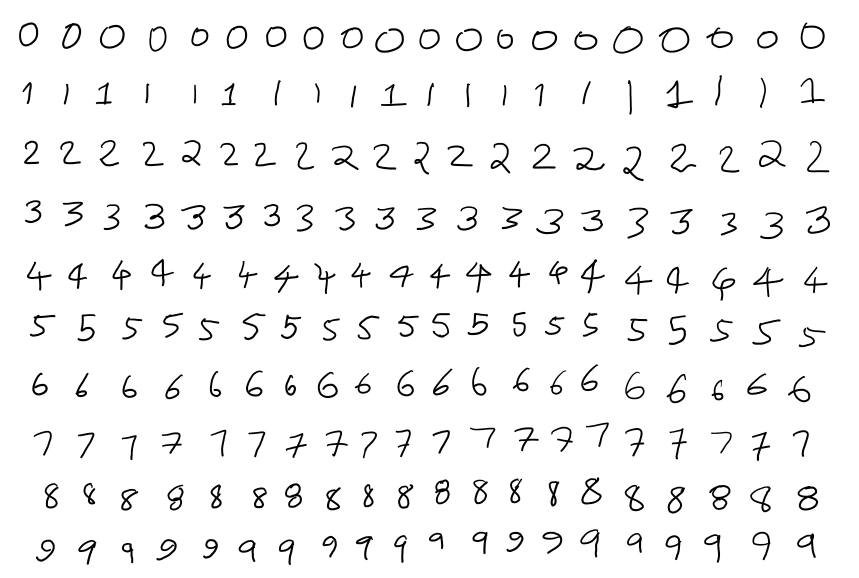
#> input picture Multi-Digit Classification/Histogram_of_Oriented_Gradients/train_image.png, 1717 x 1155 px (shown at 1/2 size)
$ python -i digit_extraction.py   (imports and definitions only)
#> lines starting #> are read from the running program, lines starting #| are printed output that depends on the picture; after the words box and inside, x2 and y2 are one past the last pixel; in counts of white or black regions, pixels touching at a corner belong together
#> further down, picture is the input picture: shape (1155, 1717, 3); min 0, max 255, mean 243.7
import numpy as np
import matplotlib.pyplot as plt
import cv2
from scipy.ndimage import gaussian_filter

class DigitExtraction:

    def __init__(self, image, sigma = 1, image_size = 28, pad_value = 10):
#> called with sigma = 1, image_size = 28, pad_value = 10
        self.I = cv2.cvtColor(image, cv2.COLOR_BGR2GRAY).astype(np.uint8) if image.ndim == 3 else image
        self.image = image
        self.sigma = sigma
        self.size = image_size
        self.pad_value = pad_value
        self.bounding_boxes = []

    def find_contours(self):
        blurred_img = gaussian_filter(self.I, sigma = self.sigma)
        blurred_img = blurred_img.astype(np.uint8)
        _, binary_img = cv2.threshold(blurred_img, 0, 255, cv2.THRESH_BINARY_INV + cv2.THRESH_OTSU)
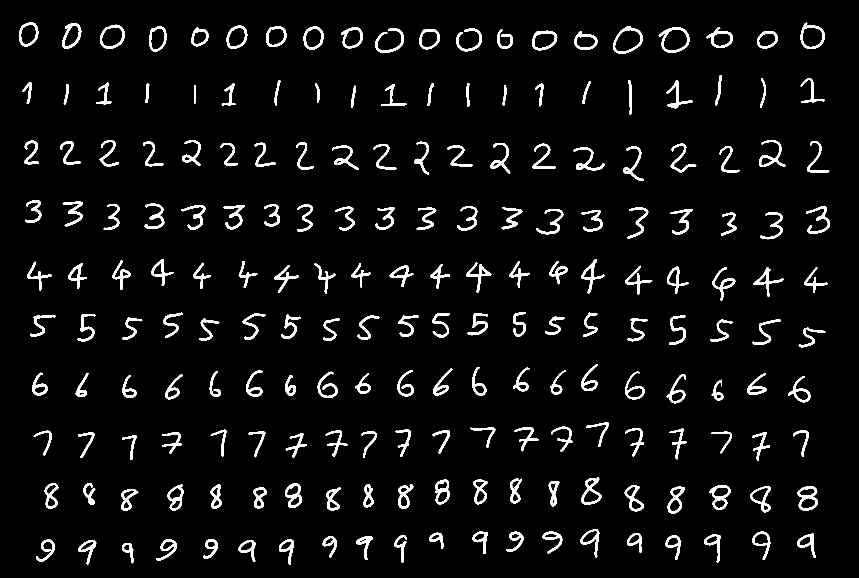
#> binary_img: shape (1155, 1717) (shown at 1/2 size); 5.2% white; 200 white regions
        self.contours, _ = cv2.findContours(binary_img, cv2.RETR_EXTERNAL, cv2.CHAIN_APPROX_SIMPLE)
#> self.contours = 200 contours; largest, box (x1, y1, x2, y2) and area: (1226, 52, 1286, 108) 2282, (1317, 54, 1379, 106) 2258, (1601, 45, 1650, 98) 1854, (200, 49, 250, 98) 1798, (1064, 61, 1115, 101) 1530
        return self.contours

    def resize_and_pad(self, img, size, shrink):
        h, w = img.shape
        target_digit_size = int(size * shrink)
        scale = target_digit_size / max(h, w)
        resized = cv2.resize(img, (int(w * scale), int(h * scale)))
        h_pad, w_pad = size - resized.shape[0], size - resized.shape[1]
        top, bottom = h_pad // 2, h_pad - h_pad // 2
        left, right = w_pad // 2, w_pad - w_pad // 2
        padded = cv2.copyMakeBorder(resized, top, bottom, left, right, cv2.BORDER_CONSTANT, value = self.pad_value)
        return padded

    def extract_digits(self, shrink = 1.0, min_area = 9, min_dim = 3):
        _ = self.find_contours()
        digits = []
        self.locs = []
        for contour in self.contours:
            if cv2.contourArea(contour) < min_area:
                continue
            points = contour[:, 0, :]
            if points.size == 0:
                continue
            min_x, min_y = np.min(points, axis = 0)
            max_x, max_y = np.max(points, axis = 0)
            width, height = max_x - min_x, max_y - min_y
            if width < min_dim or height < min_dim:
                continue
            if max_x > min_x and max_y > min_y:
                digit_roi = self.I[min_y:max_y+1, min_x:max_x+1]
                blank = np.zeros_like(digit_roi)
                contour_shifted = contour - [min_x, min_y]
                cv2.drawContours(blank, [contour_shifted], -1, (255), thickness = 1)
                digit_resized = self.resize_and_pad(blank, size = self.size, shrink = shrink)
                digits.append(digit_resized)
                self.locs.append((min_x, min_y, max_x, max_y))
#> this loop made 200 passes
#> (min_x, min_y, max_x, max_y, width, height, h in resize_and_pad, w in resize_and_pad) on passes 1 to 3: (244, 1086, 266, 1126, 22, 40, 41, 23), (477, 1080, 510, 1123, 33, 43, 44, 34), (156, 1080, 192, 1128, 36, 48, 49, 37)
#> pass 1, in extract_digits, `digit_roi = self.I[min_y:max_y+1, min_x:max_x+1]`:
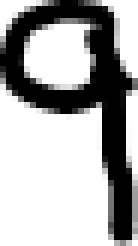
#> digit_roi: shape (41, 23) (shown 6 times larger); min 0, max 255, mean 171.8
#> pass 1, in resize_and_pad, `padded = cv2.copyMakeBorder(resized, top, bottom, left, right, cv2.BOR..`:
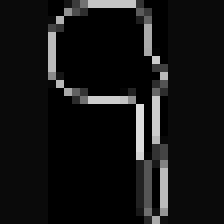
#> padded: shape (28, 28) (shown 8 times larger); min 0, max 221, mean 20
#> pass 2, in extract_digits, `digit_roi = self.I[min_y:max_y+1, min_x:max_x+1]`:
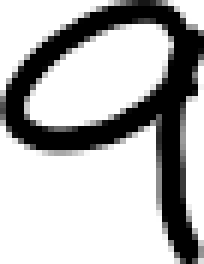
#> digit_roi: shape (44, 34) (shown 6 times larger); min 0, max 255, mean 181.9
#> pass 2, in resize_and_pad (call 2), `resized = cv2.resize(img, (int(w * scale), int(h * scale)))`:
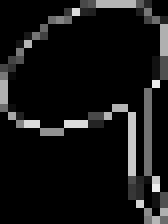
#> resized: shape (28, 21) (shown 8 times larger); min 0, max 237, mean 21.4
#> after the loop:
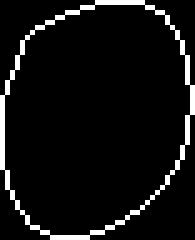
#> blank: shape (48, 39) (shown 5 times larger); 6.7% white in thin lines or dots
        self.digits = digits
        return np.array(digits)

    def show_contours(self):
        contour_img = self.image.copy()
        cv2.drawContours(contour_img, self.contours, -1, (0, 255, 0), 2)
        contour_img_rgb = cv2.cvtColor(contour_img, cv2.COLOR_BGR2RGB)
        plt.figure(figsize = (8, 8))
        plt.imshow(contour_img_rgb)
        plt.title("Visualization of Contours")
        plt.axis("off")
        plt.show()

    def show_recognized_digits(self, predictions = None):
        annotated = self.image.copy()
        labels = predictions
        if predictions is None:
            predictions = ["" for _ in range(len(self.digits))]
        for (min_x, min_y, max_x, max_y), label in zip(self.locs, predictions):
            cv2.rectangle(annotated, (min_x, min_y), (max_x, max_y), (255, 0, 0), 2)
            cv2.putText(annotated, str(label), (min_x, min_y - 5),
                        cv2.FONT_HERSHEY_SIMPLEX, 1.5, (0, 0, 255), 2)
        plt.imshow(cv2.cvtColor(annotated, cv2.COLOR_BGR2RGB))
        plt.axis("off")
        if labels is None:
            plt.title("Recognized Digits")
        else:
            plt.title("Recognized Digits with Labels")
        plt.show()

    def show_extracted_digits(self):
        for i, d in enumerate(self.digits):
            plt.subplot(len(self.digits) // 5 + 1, 5, i + 1)
            plt.imshow(d, cmap = 'gray')
            plt.axis('off')
        plt.suptitle(f"Extracted Digits ({self.size}x{self.size})")
        plt.show()

>>> import cv2
>>> picture = cv2.imread('train_image.png')
>>> result = DigitExtraction(picture).extract_digits()
